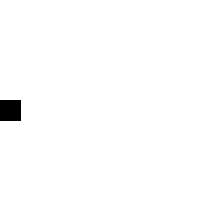
Frame 1 (no input)
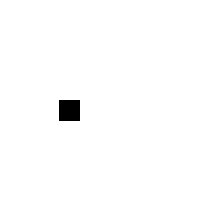
Frame 60 (the mouse pressed at the canvas centre just before this capture)
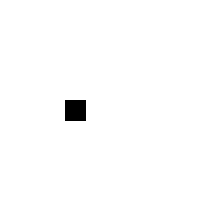
Frame 120 (the mouse held since frame 60 and released just before this capture)

The Processing sketch that drew these frames (run headless with seeded random() and noise(); from frame 60 on, the mouse is pressed at the canvas centre):

// Processing sketch: processing_102136
// ── processing_102136.pde

float x = 0;

void setup() {
size(200,200);
}

void draw() {
background(255);
// Display object
fill(0);
rect(x,100,20,20);
// Increment x
x = x + 1;
if (x >= width/3) {
x = x - 1;
}

}
